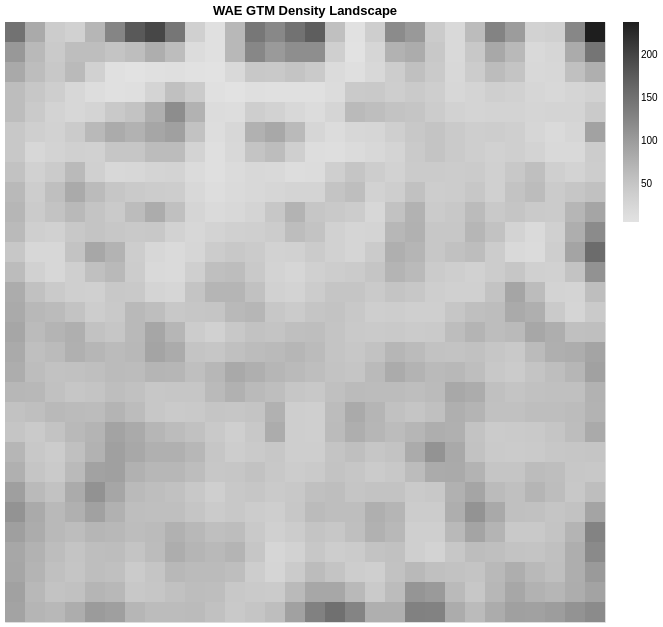
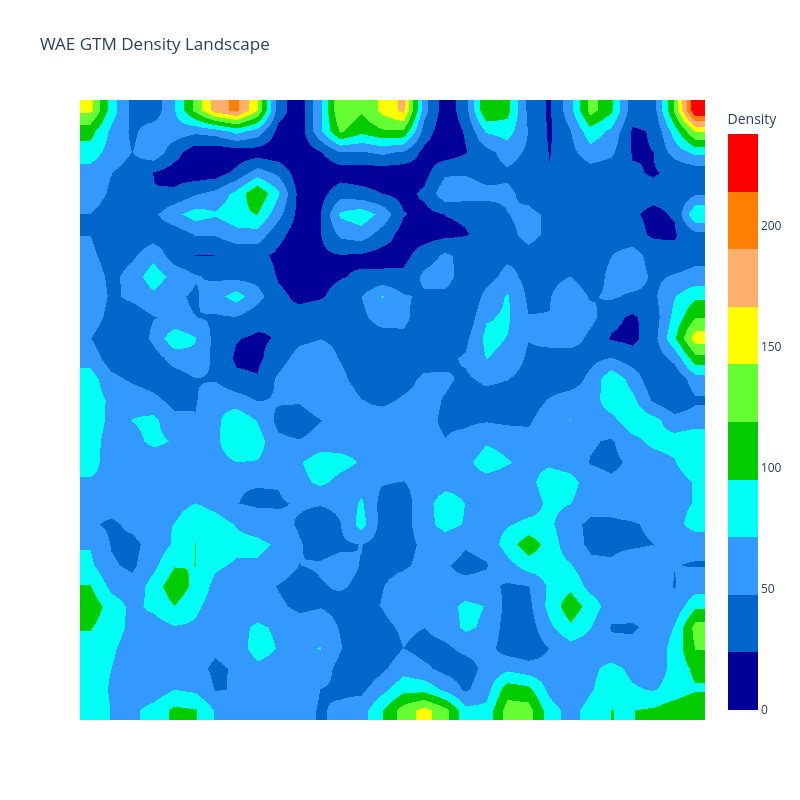

Notebook cell for these charts, in order:
### Code cell
# Visualize density map using ChemographyKit landscape

print("Creating publication-quality density landscape...")

# Create Altair static landscape for publication
chart_wae = altair_discrete_density_landscape(
    density_table_wae,
    title="WAE GTM Density Landscape"
)

# Save as HTML
altair_wae_path = RESULTS_DIR / 'gtm_density_wae_altair.html'
chart_wae.save(str(altair_wae_path))

print(f"Saved Altair density landscape to: {altair_wae_path}")

# Display (works in Jupyter)
from IPython.display import display
print("WAE Density Landscape (Altair):")
display(chart_wae)

# Also show Plotly version
fig_density_wae.show()

### Figure 1 — Vega-Lite specification as saved in the notebook (floating-point values rounded to 4 significant figures; data arrays with more than 128 entries replaced by an {"elided": "..."} marker saying what was removed)
{"config": {"view": {"continuousWidth": 300, "continuousHeight": 300}}, "data": {"name": "data-8140eb8e71b19f5bf7500ee5d7c745b2"}, "mark": {"type": "rect"}, "encoding": {"color": {"field": "filtered_density", "scale": {"scheme": {"name": "greys"}}, "title": null, "type": "quantitative"}, "tooltip": [{"field": "nodes", "title": "Node", "type": "quantitative"}, {"field": "density", "title": "Density", "type": "quantitative"}], "x": {"axis": null, "field": "x", "scale": {"domain": [1, 2, 3, 4, 5, 6, 7, 8, 9, 10, 11, 12, 13, 14, 15, 16, 17, 18, 19, 20, 21, 22, 23, 24, 25, 26, 27, 28, 29, 30]}, "title": null, "type": "ordinal"}, "y": {"axis": null, "field": "y", "scale": {"domain": [1, 2, 3, 4, 5, 6, 7, 8, 9, 10, 11, 12, 13, 14, 15, 16, 17, 18, 19, 20, 21, 22, 23, 24, 25, 26, 27, 28, 29, 30]}, "title": null, "type": "ordinal"}}, "title": "WAE GTM Density Landscape", "$schema": "https://vega.github.io/schema/vega-lite/v6.1.0.json", "datasets": {"data-8140eb8e71b19f5bf7500ee5d7c745b2": {"elided": "900 records"}}}

### Figure 2 — Plotly figure (JSON) as saved in the notebook; plotly's stock layout.template omitted (floating-point values rounded to 4 significant figures; data arrays with more than 128 entries replaced by an {"elided": "..."} marker saying what was removed)
{"data": [{"colorbar": {"title": {"text": "Density"}}, "colorscale": [[0, "rgb(0,0,153)"], [0.1, "rgb(0,0,153)"], [0.1, "rgb(0,102,204)"], [0.2, "rgb(0,102,204)"], [0.2, "rgb(51,153,255)"], [0.3, "rgb(51,153,255)"], [0.3, "rgb(0,255,245)"], [0.4, "rgb(0,255,245)"], [0.4, "rgb(0,204,0)"], [0.5, "rgb(0,204,0)"], [0.5, "rgb(102,255,51)"], [0.6, "rgb(102,255,51)"], [0.6, "rgb(255,255,0)"], [0.7, "rgb(255,255,0)"], [0.7, "rgb(255,175,107)"], [0.8, "rgb(255,175,107)"], [0.8, "rgb(255,128,0)"], [0.9, "rgb(255,128,0)"], [0.9, "rgb(255,0,0)"], [1, "rgb(255,0,0)"]], "hoverinfo": "text", "showscale": true, "text": {"elided": "30x30 str values"}, "type": "heatmap", "x": [1, 2, 3, 4, 5, 6, 7, 8, 9, 10, 11, 12, 13, 14, 15, 16, 17, 18, 19, 20, 21, 22, 23, 24, 25, 26, 27, 28, 29, 30], "y": [30, 29, 28, 27, 26, 25, 24, 23, 22, 21, 20, 19, 18, 17, 16, 15, 14, 13, 12, 11, 10, 9, 8, 7, 6, 5, 4, 3, 2, 1], "z": {"elided": "30x30 float values"}, "zmax": 237.7, "zmin": 0, "zsmooth": "best"}, {"colorscale": [[0, "rgba(255,255,255,1)"], [4.206e-05, "rgba(255,255,255,1)"], [4.306e-05, "rgba(255,255,255,0)"], [1, "rgba(255,255,255,0)"]], "hoverinfo": "none", "showscale": false, "type": "heatmap", "x": [1, 2, 3, 4, 5, 6, 7, 8, 9, 10, 11, 12, 13, 14, 15, 16, 17, 18, 19, 20, 21, 22, 23, 24, 25, 26, 27, 28, 29, 30], "y": [30, 29, 28, 27, 26, 25, 24, 23, 22, 21, 20, 19, 18, 17, 16, 15, 14, 13, 12, 11, 10, 9, 8, 7, 6, 5, 4, 3, 2, 1], "z": {"elided": "30x30 float values"}, "zmax": 1, "zmin": 0, "zsmooth": "best"}, {"colorscale": [[0, "rgba(0,0,0,0)"], [1, "rgba(0,0,0,0)"]], "hoverinfo": "text", "showscale": false, "text": {"elided": "30x30 str values"}, "type": "heatmap", "x": [1, 2, 3, 4, 5, 6, 7, 8, 9, 10, 11, 12, 13, 14, 15, 16, 17, 18, 19, 20, 21, 22, 23, 24, 25, 26, 27, 28, 29, 30], "y": [30, 29, 28, 27, 26, 25, 24, 23, 22, 21, 20, 19, 18, 17, 16, 15, 14, 13, 12, 11, 10, 9, 8, 7, 6, 5, 4, 3, 2, 1], "z": {"elided": "30x30 float values"}, "zmax": 1, "zmin": 0}], "layout": {"height": 800, "paper_bgcolor": "white", "plot_bgcolor": "white", "title": {"text": "WAE GTM Density Landscape"}, "width": 800, "xaxis": {"visible": false}, "yaxis": {"autorange": "reversed", "visible": false}}}
